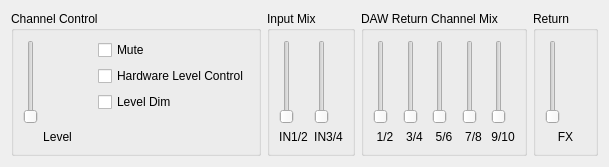
       <widget class="QWidget" name="tab" >
        <attribute name="title" >
         <string>Out1/2</string>
        </attribute>
        <layout class="QGridLayout" >
         <item row="0" column="0" >
          <layout class="QHBoxLayout" >
           <item>
            <widget class="QGroupBox" name="groupOut12_1" >
             <property name="sizePolicy" >
              <sizepolicy vsizetype="Preferred" hsizetype="Preferred" >
               <horstretch>0</horstretch>
               <verstretch>0</verstretch>
              </sizepolicy>
             </property>
             <property name="minimumSize" >
              <size>
               <width>250</width>
               <height>0</height>
              </size>
             </property>
             <property name="title" >
              <string>Channel Control</string>
             </property>
             <layout class="QGridLayout" >
              <item rowspan="2" row="0" column="0" >
               <layout class="QVBoxLayout" >
                <item>
                 <widget class="QSlider" name="sldOut12Level" >
                  <property name="minimum" >
                   <number>0</number>
                  </property>
                  <property name="maximum" >
                   <number>255</number>
                  </property>
                  <property name="singleStep" >
                   <number>2</number>
                  </property>
                  <property name="pageStep" >
                   <number>16</number>
                  </property>
                  <property name="orientation" >
                   <enum>Qt::Vertical</enum>
                  </property>
                  <property name="tickInterval" >
                   <number>32</number>
                  </property>
                 </widget>
                </item>
                <item>
                 <widget class="QLabel" name="txtOut12Lvl" >
                  <property name="text" >
                   <string>Level</string>
                  </property>
                  <property name="alignment" >
                   <set>Qt::AlignCenter</set>
                  </property>
                  <property name="wordWrap" >
                   <bool>false</bool>
                  </property>
                 </widget>
                </item>
               </layout>
              </item>
              <item row="0" column="1" >
               <layout class="QVBoxLayout" >
                <item>
                 <widget class="QCheckBox" name="chkOut12Mute" >
                  <property name="text" >
                   <string>Mute</string>
                  </property>
                 </widget>
                </item>
                <item>
                 <widget class="QCheckBox" name="chkOut12HwCtrl" >
                  <property name="text" >
                   <string>Hardware Level Control</string>
                  </property>
                 </widget>
                </item>
                <item>
                 <widget class="QCheckBox" name="chkOut12Dim" >
                  <property name="text" >
                   <string>Level Dim</string>
                  </property>
                 </widget>
                </item>
               </layout>
              </item>
              <item row="1" column="1" >
               <spacer>
                <property name="orientation" >
                 <enum>Qt::Vertical</enum>
                </property>
                <property name="sizeType" >
                 <enum>QSizePolicy::Expanding</enum>
                </property>
                <property name="sizeHint" >
                 <size>
                  <width>20</width>
                  <height>31</height>
                 </size>
                </property>
               </spacer>
              </item>
             </layout>
            </widget>
           </item>
           <item>
            <widget class="QGroupBox" name="groupOut12_2" >
             <property name="title" >
              <string>Input Mix</string>
             </property>
             <layout class="QHBoxLayout" >
              <item>
               <layout class="QVBoxLayout" >
                <item>
                 <widget class="QSlider" name="sldIN12Out12" >
                  <property name="minimum" >
                   <number>0</number>
                  </property>
                  <property name="maximum" >
                   <number>32767</number>
                  </property>
                  <property name="singleStep" >
                   <number>10000</number>
                  </property>
                  <property name="pageStep" >
                   <number>1000</number>
                  </property>
                  <property name="orientation" >
                   <enum>Qt::Vertical</enum>
                  </property>
                  <property name="tickInterval" >
                   <number>10000</number>
                  </property>
                 </widget>
                </item>
                <item>
                 <widget class="QLabel" name="txtOut12In12" >
                  <property name="text" >
                   <string>IN1/2</string>
                  </property>
                  <property name="alignment" >
                   <set>Qt::AlignCenter</set>
                  </property>
                  <property name="wordWrap" >
                   <bool>false</bool>
                  </property>
                 </widget>
                </item>
               </layout>
              </item>
              <item>
               <layout class="QVBoxLayout" >
                <item>
                 <widget class="QSlider" name="sldIN34Out12" >
                  <property name="minimum" >
                   <number>0</number>
                  </property>
                  <property name="maximum" >
                   <number>32767</number>
                  </property>
                  <property name="singleStep" >
                   <number>10000</number>
                  </property>
                  <property name="pageStep" >
                   <number>1000</number>
                  </property>
                  <property name="orientation" >
                   <enum>Qt::Vertical</enum>
                  </property>
                  <property name="tickInterval" >
                   <number>10000</number>
                  </property>
                 </widget>
                </item>
                <item>
                 <widget class="QLabel" name="txtOut12In34" >
                  <property name="text" >
                   <string>IN3/4</string>
                  </property>
                  <property name="alignment" >
                   <set>Qt::AlignCenter</set>
                  </property>
                  <property name="wordWrap" >
                   <bool>false</bool>
                  </property>
                 </widget>
                </item>
               </layout>
              </item>
             </layout>
            </widget>
           </item>
           <item>
            <widget class="QGroupBox" name="groupOut12_3" >
             <property name="title" >
              <string>DAW Return Channel Mix</string>
             </property>
             <layout class="QHBoxLayout" >
              <item>
               <layout class="QVBoxLayout" >
                <item>
                 <widget class="QSlider" name="sldPC12Out12" >
                  <property name="minimum" >
                   <number>0</number>
                  </property>
                  <property name="maximum" >
                   <number>32767</number>
                  </property>
                  <property name="singleStep" >
                   <number>10000</number>
                  </property>
                  <property name="pageStep" >
                   <number>1000</number>
                  </property>
                  <property name="orientation" >
                   <enum>Qt::Vertical</enum>
                  </property>
                  <property name="tickInterval" >
                   <number>10000</number>
                  </property>
                 </widget>
                </item>
                <item>
                 <widget class="QLabel" name="txtOut12PC12" >
                  <property name="text" >
                   <string>1/2</string>
                  </property>
                  <property name="alignment" >
                   <set>Qt::AlignCenter</set>
                  </property>
                  <property name="wordWrap" >
                   <bool>false</bool>
                  </property>
                 </widget>
                </item>
               </layout>
              </item>
              <item>
               <layout class="QVBoxLayout" >
                <item>
                 <widget class="QSlider" name="sldPC34Out12" >
                  <property name="minimum" >
                   <number>0</number>
                  </property>
                  <property name="maximum" >
                   <number>32767</number>
                  </property>
                  <property name="singleStep" >
                   <number>10000</number>
                  </property>
                  <property name="pageStep" >
                   <number>1000</number>
                  </property>
                  <property name="orientation" >
                   <enum>Qt::Vertical</enum>
                  </property>
                  <property name="tickInterval" >
                   <number>10000</number>
                  </property>
                 </widget>
                </item>
                <item>
                 <widget class="QLabel" name="txtOut12PC34" >
                  <property name="text" >
                   <string>3/4</string>
                  </property>
                  <property name="alignment" >
                   <set>Qt::AlignCenter</set>
                  </property>
                  <property name="wordWrap" >
                   <bool>false</bool>
                  </property>
                 </widget>
                </item>
               </layout>
              </item>
              <item>
               <layout class="QVBoxLayout" >
                <item>
                 <widget class="QSlider" name="sldPC56Out12" >
                  <property name="minimum" >
                   <number>0</number>
                  </property>
                  <property name="maximum" >
                   <number>32767</number>
                  </property>
                  <property name="singleStep" >
                   <number>10000</number>
                  </property>
                  <property name="pageStep" >
                   <number>1000</number>
                  </property>
                  <property name="orientation" >
                   <enum>Qt::Vertical</enum>
                  </property>
                  <property name="tickInterval" >
                   <number>10000</number>
                  </property>
                 </widget>
                </item>
                <item>
                 <widget class="QLabel" name="txtOut12PC56" >
                  <property name="text" >
                   <string>5/6</string>
                  </property>
                  <property name="alignment" >
                   <set>Qt::AlignCenter</set>
                  </property>
                  <property name="wordWrap" >
                   <bool>false</bool>
                  </property>
                 </widget>
                </item>
               </layout>
              </item>
              <item>
               <layout class="QVBoxLayout" >
                <item>
                 <widget class="QSlider" name="sldPC78Out12" >
                  <property name="minimum" >
                   <number>0</number>
                  </property>
                  <property name="maximum" >
                   <number>32767</number>
                  </property>
                  <property name="singleStep" >
                   <number>10000</number>
                  </property>
                  <property name="pageStep" >
                   <number>1000</number>
                  </property>
                  <property name="orientation" >
                   <enum>Qt::Vertical</enum>
                  </property>
                  <property name="tickInterval" >
                   <number>10000</number>
                  </property>
                 </widget>
                </item>
                <item>
                 <widget class="QLabel" name="txtOut12PC78" >
                  <property name="text" >
                   <string>7/8</string>
                  </property>
                  <property name="alignment" >
                   <set>Qt::AlignCenter</set>
                  </property>
                  <property name="wordWrap" >
                   <bool>false</bool>
                  </property>
                 </widget>
                </item>
               </layout>
              </item>
              <item>
               <layout class="QVBoxLayout" >
                <item>
                 <widget class="QSlider" name="sldPC910Out12" >
                  <property name="minimum" >
                   <number>0</number>
                  </property>
                  <property name="maximum" >
                   <number>32767</number>
                  </property>
                  <property name="singleStep" >
                   <number>10000</number>
                  </property>
                  <property name="pageStep" >
                   <number>1000</number>
                  </property>
                  <property name="orientation" >
                   <enum>Qt::Vertical</enum>
                  </property>
                  <property name="tickInterval" >
                   <number>10000</number>
                  </property>
                 </widget>
                </item>
                <item>
                 <widget class="QLabel" name="txtOut12PC910" >
                  <property name="text" >
                   <string>9/10</string>
                  </property>
                  <property name="alignment" >
                   <set>Qt::AlignCenter</set>
                  </property>
                  <property name="wordWrap" >
                   <bool>false</bool>
                  </property>
                 </widget>
                </item>
               </layout>
              </item>
             </layout>
            </widget>
           </item>
           <item>
            <widget class="QGroupBox" name="groupOut12_4" >
             <property name="title" >
              <string>Return</string>
             </property>
             <layout class="QGridLayout" >
              <item row="0" column="0" >
               <layout class="QVBoxLayout" >
                <item>
                 <widget class="QSlider" name="sldFXOut12" >
                  <property name="minimum" >
                   <number>0</number>
                  </property>
                  <property name="maximum" >
                   <number>32767</number>
                  </property>
                  <property name="singleStep" >
                   <number>10000</number>
                  </property>
                  <property name="pageStep" >
                   <number>1000</number>
                  </property>
                  <property name="orientation" >
                   <enum>Qt::Vertical</enum>
                  </property>
                  <property name="tickInterval" >
                   <number>10000</number>
                  </property>
                 </widget>
                </item>
                <item>
                 <widget class="QLabel" name="txtOut12In12_2" >
                  <property name="text" >
                   <string>FX</string>
                  </property>
                  <property name="alignment" >
                   <set>Qt::AlignCenter</set>
                  </property>
                  <property name="wordWrap" >
                   <bool>false</bool>
                  </property>
                 </widget>
                </item>
               </layout>
              </item>
             </layout>
            </widget>
           </item>
          </layout>
         </item>
        </layout>
       </widget>
